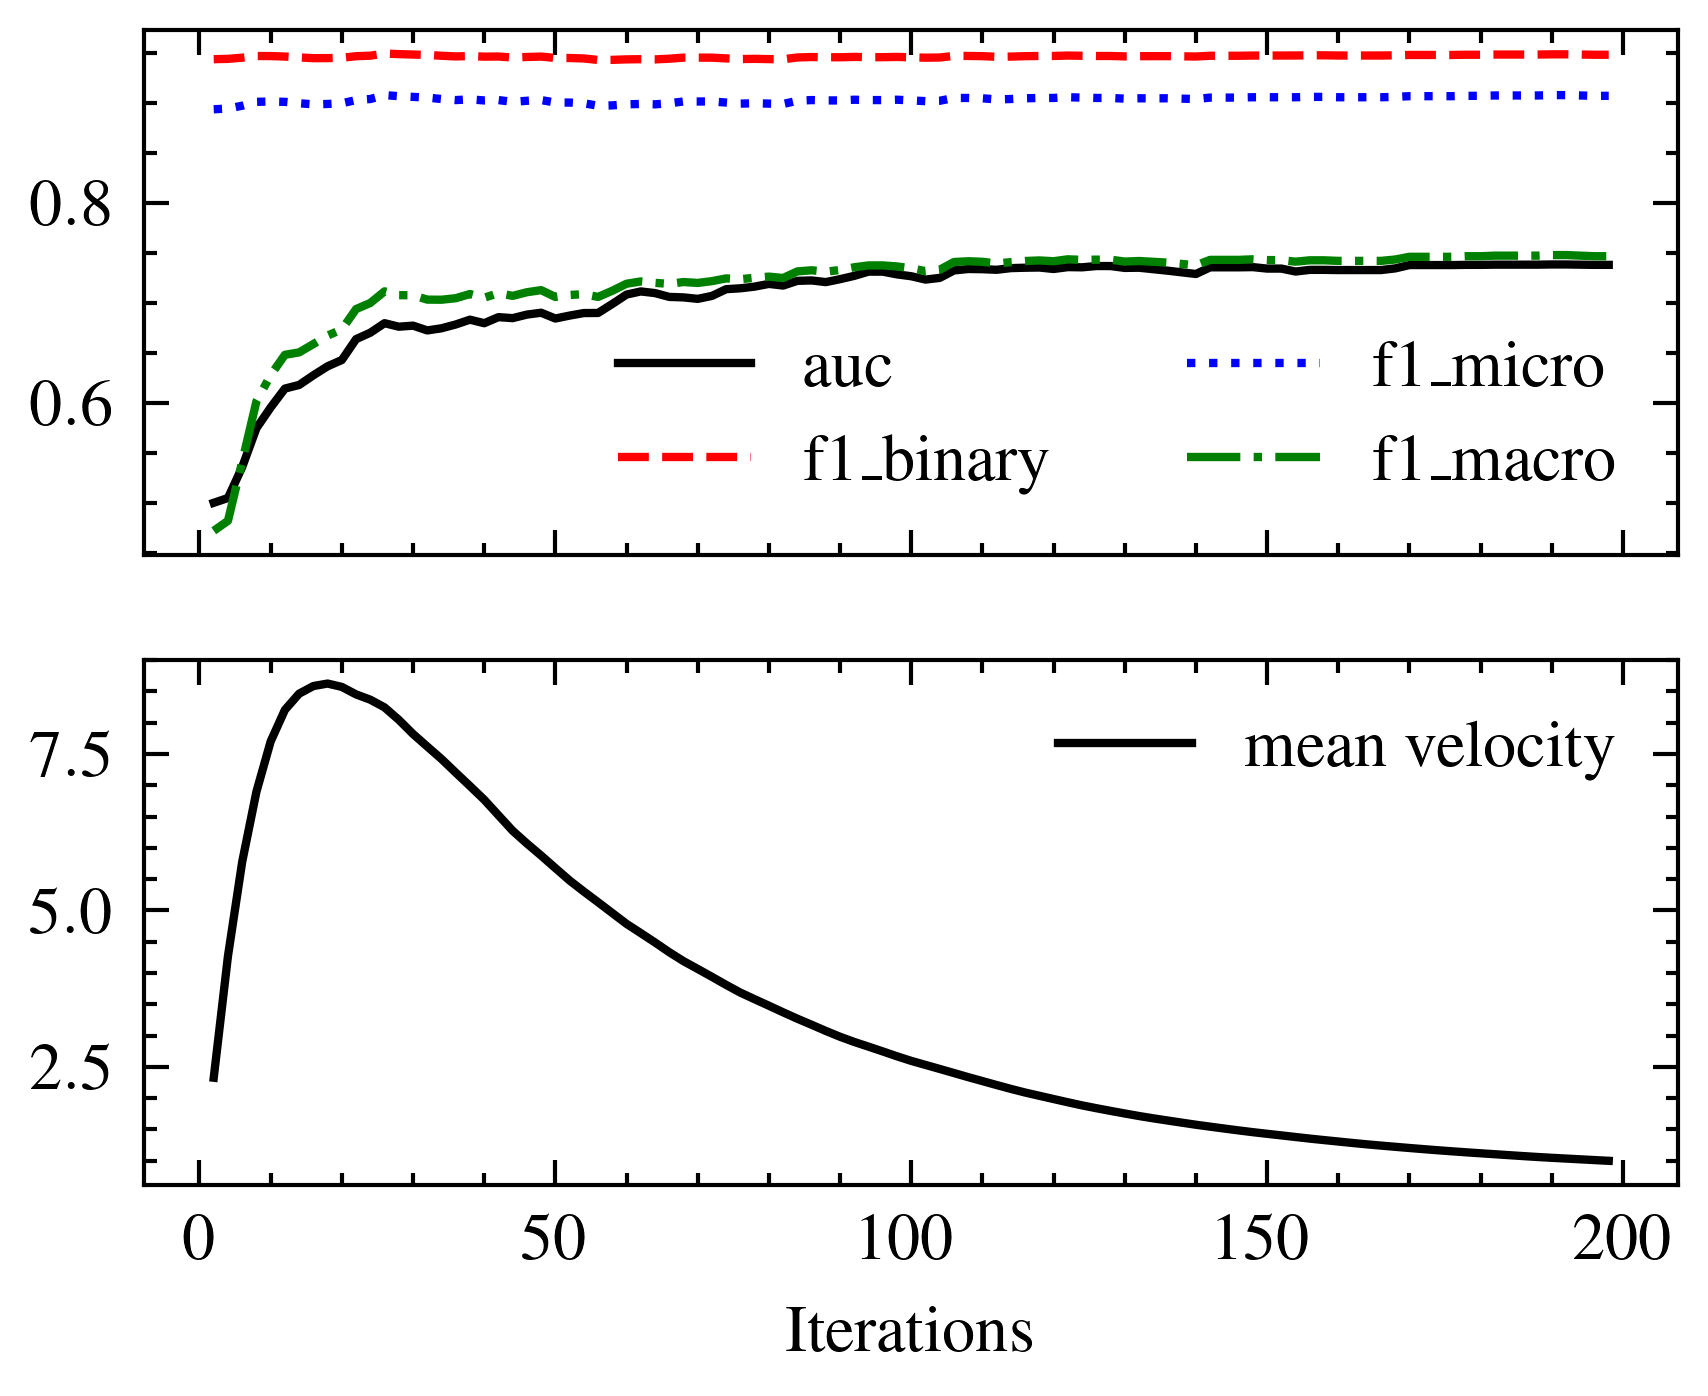

The Python source for this figure:
# plot loss over time
import pandas as pd
import numpy as np
import matplotlib.pyplot as plt
import scienceplots

plt.style.use(['science','ieee'])

# load data
data = pd.read_csv(
    'plots/data/neural_forward_euler_results_20.csv', 
    header=0, delimiter=',', skipinitialspace=True,
    index_col=0)
# DATAFRAME
#                 BitcoinAlpha,   BitcoinOTC,     WikirRFA,   Slashdot,   Epinions
# SpringE (JIT),  350,            354,            360,        397,        506
# SE-NN (JIT),    700,            845,            745,        1300,       1100
# SpringE,        8740,           10560,          9448,       10628,      14211
# SE-NN,          20700,          10560,          23700,      29981,      33370
# SGCN,           8089,           9791,           24355,      6000000,    21000000
# SDGNN,          388000,        818250,          2618500,

# transpose data
print(data)

fig, ax = plt.subplots()


fig, (ax1, ax2) = plt.subplots(2, 1, sharex=True)

ax1.plot(data.iterations, data.auc, label='auc')
ax1.plot(data.iterations, data.f1_binary, label='f1_binary')
ax1.plot(data.iterations, data.f1_micro, label='f1_micro')
ax1.plot(data.iterations, data.f1_macro, label='f1_macro')

# put legend outside of the plot    
ax1.legend(loc='lower right', ncol=2)

ax2.plot(data.iterations, data.mean_velocity, label='mean velocity')

ax2.set_xlabel('Iterations')
ax2.legend()


plt.savefig('plots/forward.png')